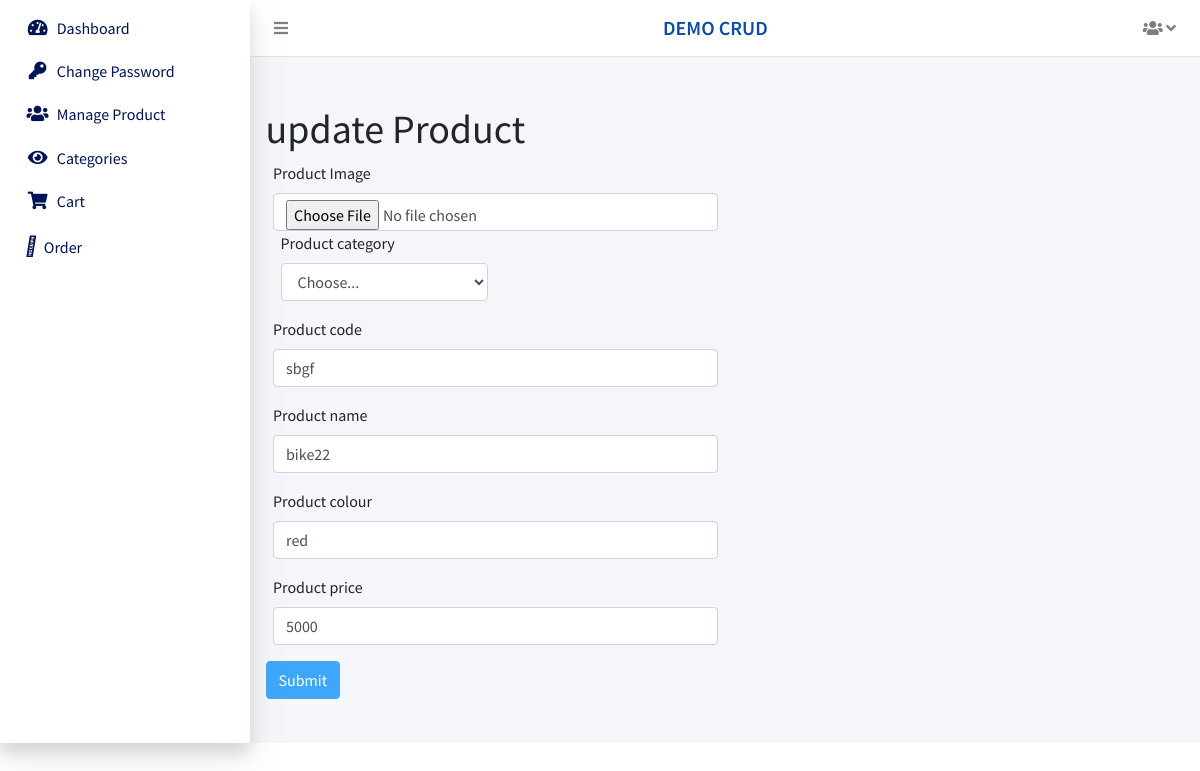
The page /admin/update-product.php?id=38 (signed in) on the database its author committed.
### tables this page shows
CREATE TABLE `tbl_product` (
  `id` int(11) NOT NULL,
  `product_image` varchar(255) NOT NULL,
  `product_category` varchar(255) NOT NULL,
  `product_code` varchar(255) NOT NULL,
  `product_name` varchar(255) NOT NULL,
  `product_colour` varchar(255) NOT NULL,
  `product_price` varchar(255) NOT NULL,
  `created_at` datetime NOT NULL DEFAULT current_timestamp()
);

### include/DbConfig.php (called while the page is built, shortened)
<?php
class DbConfig
{
    private $_host = 'localhost';
    private $_username = 'root';
    private $_password = '';
    private $_database = 'projects';
    protected $connection;
    public function __construct()
    {
        if (!isset($this->connection)) {
            $this->connection = new mysqli($this->_host, $this->_username, $this->_password, $this->_database);
        }
        return $this->connection;
    }
}
?>

### include/Crud.php (called while the page is built, shortened)
<?php
include_once 'DbConfig.php';
class Crud extends DbConfig
{
    public function getData($query)
    {
        $result = $this->connection->query($query);
        $rows = array();
        while ($row = $result->fetch_assoc()) {
            $rows[] = $row;
        }
        return $rows;
    }
}
?>

### admin/update-product.php (the view, shortened to what this page needs)
<?php require("admin-header.php");
include_once 'DbConfig.php';
$crud = new Crud();
      $id = $_GET['id'];
     $res=$crud->getData("SELECT * FROM ".TABLE_PREFIX ."product where id = '".$id."' ");
     $data=$res[0];
?>
<div class="content-wrapper">
    <section class="content nw-list">
        <div class="row d-flex align-items-stretch">
            <div class="col-lg-12">
                <div class="container mt-5">
                    <h1> update Product </h1>
                    <form action="" method="post"  enctype="multipart/form-data">
                        <div class="mb-3 col-md-6">
                            <label for="exampleInputEmail1" class="form-label">Product Image</label>
                            <input type="file" name="product_image" class="form-control" value="<?php if (isset($_FILES['product_image'])) {
                                                                                          echo $data['product_image'];
                                                                                        } ?>" class="inputs-prgnis required">
                       <div class="mb-3 col-md-6">
                        <label for="" class="form-label">Product category</label>
                        <select name="product_category" class="form-control">
                            <option selected>Choose...</option>
                            </select>
                        </div>
                            <label for="exampleInputEmail1" class="form-label">Product code</label>
                            <input type="text" name="product_code" class="form-control" value="<?php echo $data['product_code'];?>" class="inputs-prgnis required">
                        </div>
                       <div class="mb-3 col-md-6">
                            <label for="exampleInputPassword1" class="form-label">Product name</label>
                            <input type="text" name="product_name" class="form-control" value="<?php echo $data['product_name'];?>" class="inputs-prgnis required">
                        </div>
                        <div class="mb-3 col-md-6">
                            <label for="exampleInputPassword1" class="form-label">Product colour</label>
                            <input type="text" name="product_colour" class="form-control" value="<?php echo $data['product_colour'];?>" class="inputs-prgnis required">
                        </div>
						<div class="mb-3 col-md-6">
                            <label for="exampleInputPassword1" class="form-label">Product price</label>
                            <input type="text" name="product_price" class="form-control" value="<?php echo $data['product_price'];?>" class="inputs-prgnis required">
                        </div>
                        <input type="submit" class="btn btn-primary" name="submit" value="Submit"></button>
                    </form>
                </div>

### rows shown on the page
tbl_product: product_code "sbgf", product_name "bike22", product_colour "red", product_price "5000"

### other values the page prints
SITE_TITLE "DEMO CRUD"
